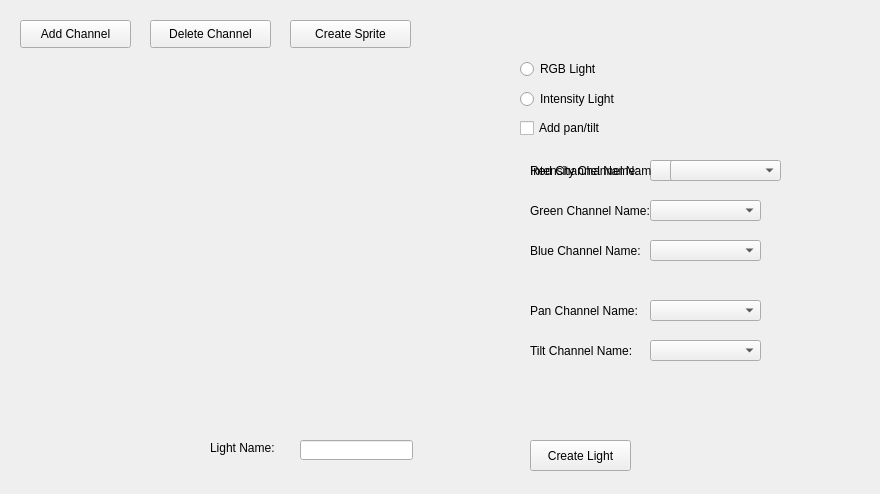
<?xml version="1.0" encoding="UTF-8"?>
<ui version="4.0">
 <class>Form</class>
 <widget class="QWidget" name="Form">
  <property name="geometry">
   <rect>
    <x>0</x>
    <y>0</y>
    <width>880</width>
    <height>494</height>
   </rect>
  </property>
  <property name="windowTitle">
   <string>Form</string>
  </property>
  <widget class="QPushButton" name="addChannelButton">
   <property name="geometry">
    <rect>
     <x>20</x>
     <y>20</y>
     <width>111</width>
     <height>28</height>
    </rect>
   </property>
   <property name="text">
    <string>Add Channel</string>
   </property>
  </widget>
  <widget class="QPushButton" name="deleteButton">
   <property name="geometry">
    <rect>
     <x>150</x>
     <y>20</y>
     <width>121</width>
     <height>28</height>
    </rect>
   </property>
   <property name="text">
    <string>Delete Channel</string>
   </property>
  </widget>
  <widget class="QWidget" name="gridLayoutWidget">
   <property name="geometry">
    <rect>
     <x>20</x>
     <y>60</y>
     <width>451</width>
     <height>361</height>
    </rect>
   </property>
   <layout class="QGridLayout" name="layout"/>
  </widget>
  <widget class="QRadioButton" name="rgbRadio">
   <property name="geometry">
    <rect>
     <x>520</x>
     <y>60</y>
     <width>281</width>
     <height>18</height>
    </rect>
   </property>
   <property name="text">
    <string>RGB Light</string>
   </property>
  </widget>
  <widget class="QRadioButton" name="intensityRadio">
   <property name="geometry">
    <rect>
     <x>520</x>
     <y>90</y>
     <width>321</width>
     <height>18</height>
    </rect>
   </property>
   <property name="text">
    <string>Intensity Light</string>
   </property>
  </widget>
  <widget class="QPushButton" name="createLightButton">
   <property name="geometry">
    <rect>
     <x>530</x>
     <y>440</y>
     <width>101</width>
     <height>31</height>
    </rect>
   </property>
   <property name="text">
    <string>Create Light</string>
   </property>
  </widget>
  <widget class="QWidget" name="rgbWidget" native="true">
   <property name="geometry">
    <rect>
     <x>520</x>
     <y>150</y>
     <width>261</width>
     <height>131</height>
    </rect>
   </property>
   <widget class="QComboBox" name="redChannelInput">
    <property name="geometry">
     <rect>
      <x>130</x>
      <y>10</y>
      <width>111</width>
      <height>21</height>
     </rect>
    </property>
   </widget>
   <widget class="QLabel" name="label">
    <property name="geometry">
     <rect>
      <x>10</x>
      <y>10</y>
      <width>121</width>
      <height>21</height>
     </rect>
    </property>
    <property name="text">
     <string>Red Channel Name:</string>
    </property>
   </widget>
   <widget class="QComboBox" name="blueChannelInput">
    <property name="geometry">
     <rect>
      <x>130</x>
      <y>90</y>
      <width>111</width>
      <height>21</height>
     </rect>
    </property>
   </widget>
   <widget class="QComboBox" name="greenChannelInput">
    <property name="geometry">
     <rect>
      <x>130</x>
      <y>50</y>
      <width>111</width>
      <height>21</height>
     </rect>
    </property>
   </widget>
   <widget class="QLabel" name="label_3">
    <property name="geometry">
     <rect>
      <x>10</x>
      <y>50</y>
      <width>121</width>
      <height>21</height>
     </rect>
    </property>
    <property name="text">
     <string>Green Channel Name:</string>
    </property>
   </widget>
   <widget class="QLabel" name="label_4">
    <property name="geometry">
     <rect>
      <x>10</x>
      <y>90</y>
      <width>121</width>
      <height>21</height>
     </rect>
    </property>
    <property name="text">
     <string>Blue Channel Name:</string>
    </property>
   </widget>
   <widget class="QWidget" name="intensityWidget" native="true">
    <property name="geometry">
     <rect>
      <x>0</x>
      <y>0</y>
      <width>291</width>
      <height>51</height>
     </rect>
    </property>
    <widget class="QComboBox" name="intensityChannelInput">
     <property name="geometry">
      <rect>
       <x>150</x>
       <y>10</y>
       <width>111</width>
       <height>21</height>
      </rect>
     </property>
    </widget>
    <widget class="QLabel" name="label_7">
     <property name="geometry">
      <rect>
       <x>10</x>
       <y>10</y>
       <width>121</width>
       <height>21</height>
      </rect>
     </property>
     <property name="text">
      <string>Intensity Channel Name:</string>
     </property>
    </widget>
   </widget>
  </widget>
  <widget class="QLineEdit" name="lightNameInput">
   <property name="geometry">
    <rect>
     <x>300</x>
     <y>440</y>
     <width>113</width>
     <height>20</height>
    </rect>
   </property>
  </widget>
  <widget class="QLabel" name="label_8">
   <property name="geometry">
    <rect>
     <x>210</x>
     <y>440</y>
     <width>91</width>
     <height>16</height>
    </rect>
   </property>
   <property name="text">
    <string>Light Name:</string>
   </property>
  </widget>
  <widget class="QPushButton" name="createSpriteButton">
   <property name="geometry">
    <rect>
     <x>290</x>
     <y>20</y>
     <width>121</width>
     <height>28</height>
    </rect>
   </property>
   <property name="text">
    <string>Create Sprite</string>
   </property>
  </widget>
  <widget class="QWidget" name="panTiltWidget" native="true">
   <property name="geometry">
    <rect>
     <x>520</x>
     <y>290</y>
     <width>261</width>
     <height>81</height>
    </rect>
   </property>
   <widget class="QComboBox" name="panChannelInput">
    <property name="geometry">
     <rect>
      <x>130</x>
      <y>10</y>
      <width>111</width>
      <height>21</height>
     </rect>
    </property>
   </widget>
   <widget class="QLabel" name="label_2">
    <property name="geometry">
     <rect>
      <x>10</x>
      <y>10</y>
      <width>121</width>
      <height>21</height>
     </rect>
    </property>
    <property name="text">
     <string>Pan Channel Name:</string>
    </property>
   </widget>
   <widget class="QComboBox" name="tiltChannelInput">
    <property name="geometry">
     <rect>
      <x>130</x>
      <y>50</y>
      <width>111</width>
      <height>21</height>
     </rect>
    </property>
   </widget>
   <widget class="QLabel" name="label_5">
    <property name="geometry">
     <rect>
      <x>10</x>
      <y>50</y>
      <width>121</width>
      <height>21</height>
     </rect>
    </property>
    <property name="text">
     <string>Tilt Channel Name:</string>
    </property>
   </widget>
  </widget>
  <widget class="QCheckBox" name="panTiltCheckBox">
   <property name="geometry">
    <rect>
     <x>520</x>
     <y>120</y>
     <width>291</width>
     <height>16</height>
    </rect>
   </property>
   <property name="text">
    <string>Add pan/tilt</string>
   </property>
  </widget>
 </widget>
 <resources/>
 <connections/>
</ui>
